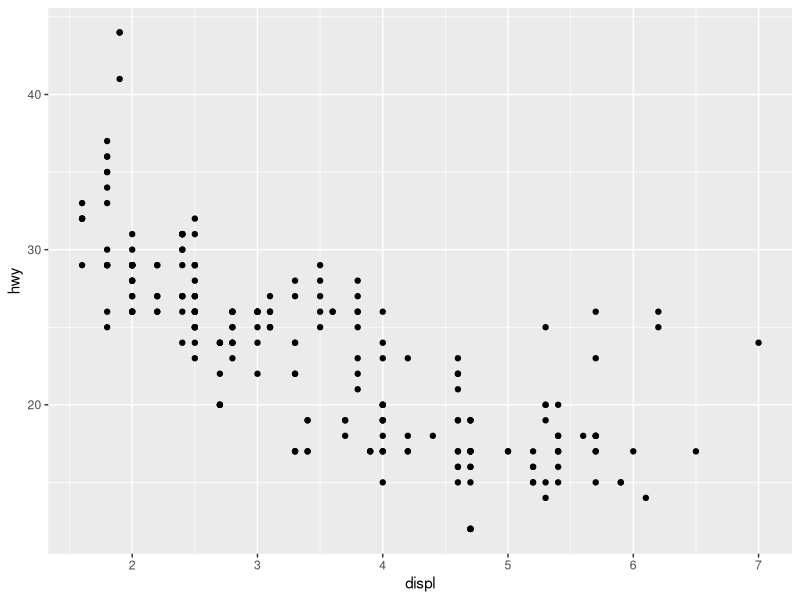
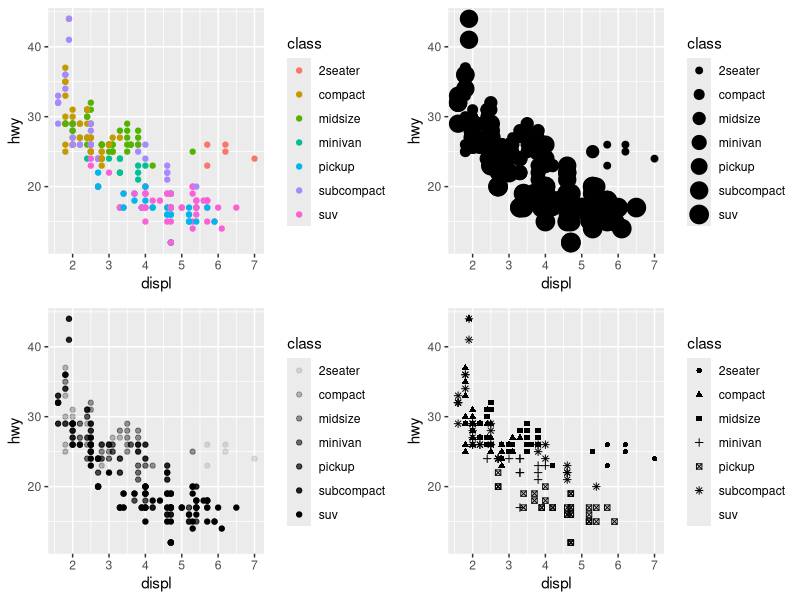
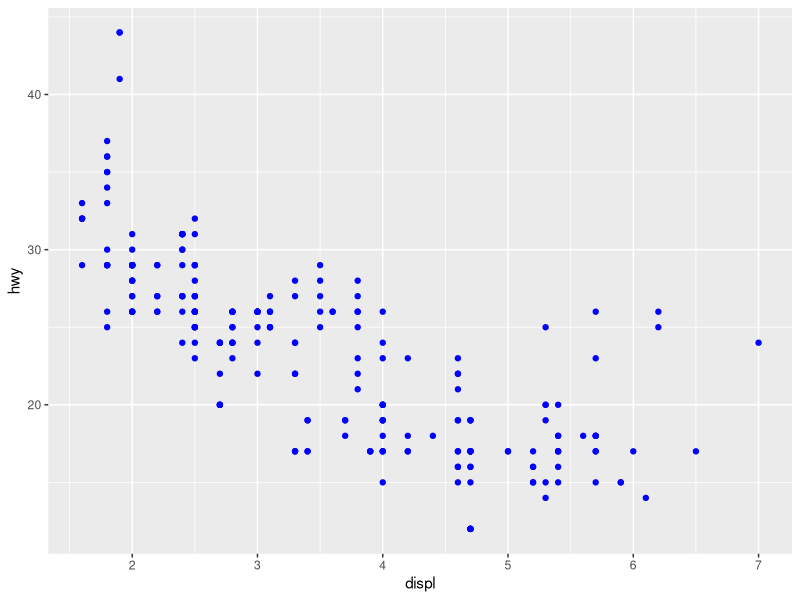
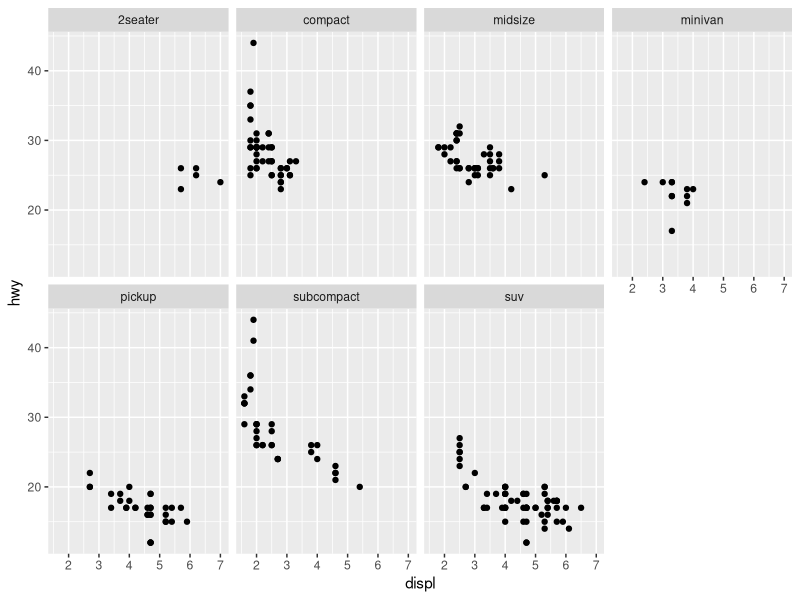
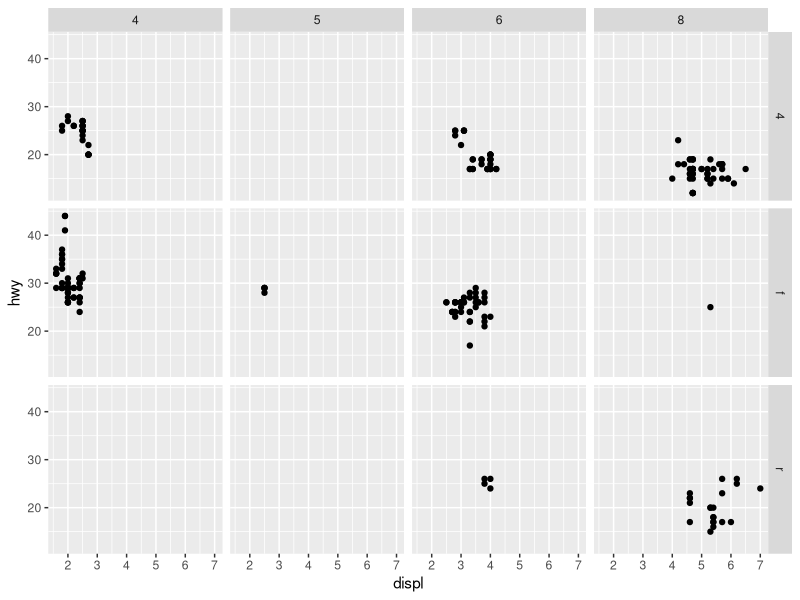
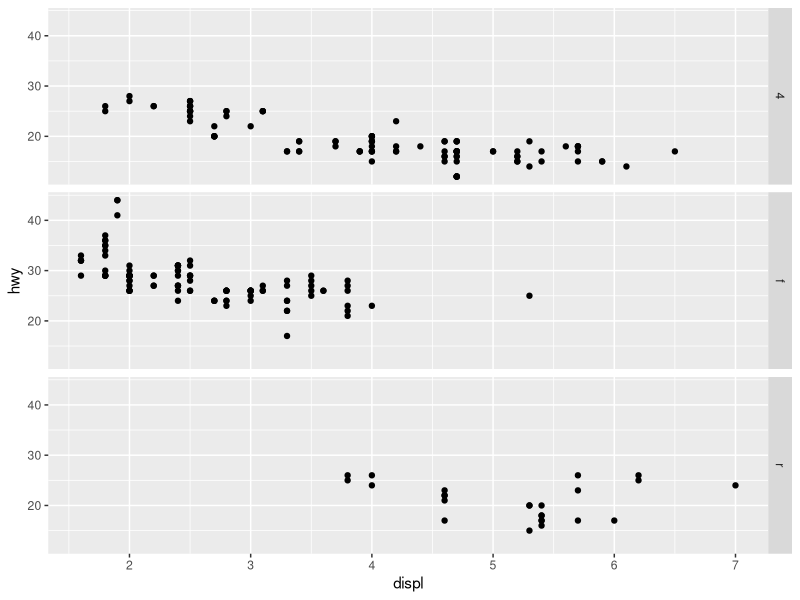
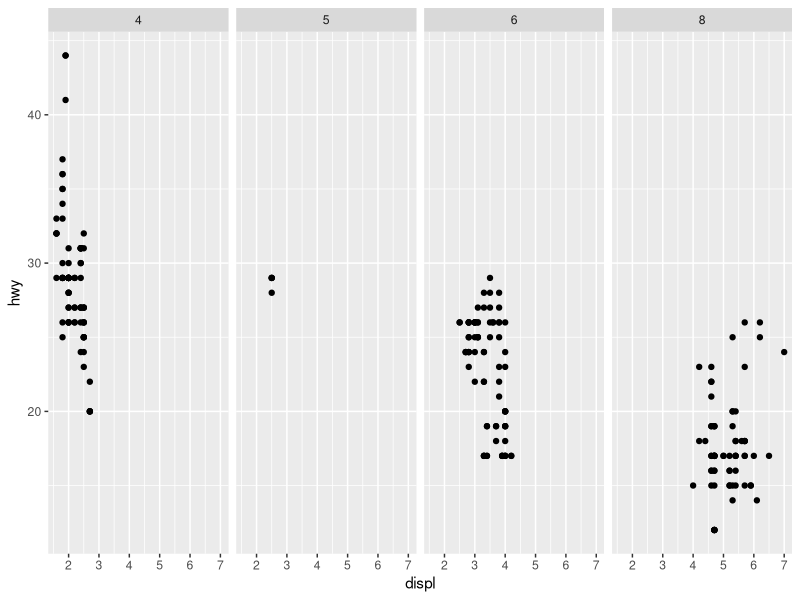
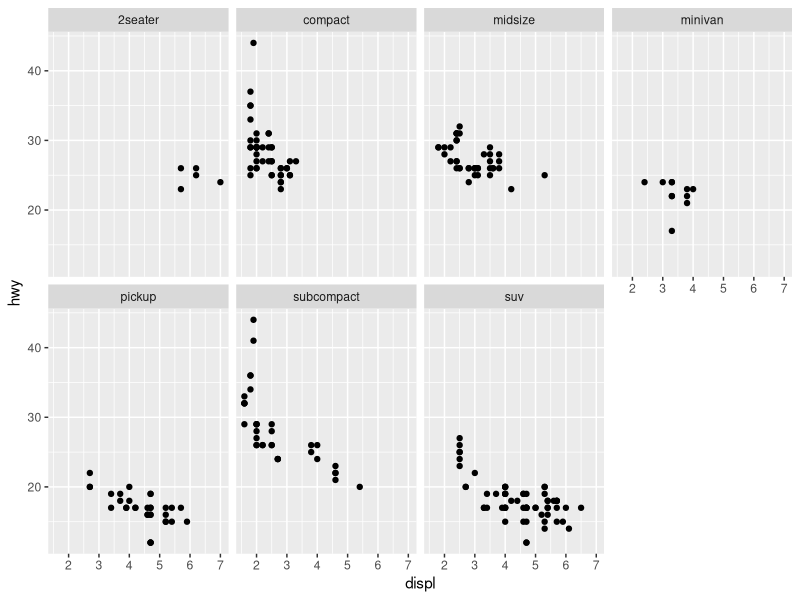

Generate these figures, in order, with R:
## ---- chunk 1
knitr::opts_chunk$set(echo = TRUE)
## ---- chunk 2
library(tidyverse)
library(ggplot2)
library(gridExtra)
library(grid)
## ---- chunk 3
ggplot(data = mpg) + geom_point(mapping = aes(x = displ, y = hwy))
## ---- chunk 4
p1 = ggplot(data = mpg) + geom_point(mapping = aes(x = hwy, y = cyl))
p2 = ggplot(data = mpg) + geom_point(mapping = aes(x = class, y = drv))
grid.arrange(p1, p2, ncol = 2)
## ---- chunk 5
p1 = ggplot(data = mpg) + 
  geom_point(mapping = aes(x = displ, y = hwy, color = class))

p2 = ggplot(data = mpg) + 
  geom_point(mapping = aes(x = displ, y = hwy, size = class))

p3 = ggplot(data = mpg) + 
  geom_point(mapping = aes(x = displ, y = hwy, alpha = class))

p4 = ggplot(data = mpg) + 
  geom_point(mapping = aes(x = displ, y = hwy, shape = class))

p5 = ggplot(data = mpg) + 
  geom_point(mapping = aes(x = displ, y = hwy), color = "blue")

pushViewport(viewport(layout = grid.layout(2, 2)))
print(p1, vp = viewport(layout.pos.row = 1, layout.pos.col = 1))
print(p2, vp = viewport(layout.pos.row = 1, layout.pos.col = 2))
print(p3, vp = viewport(layout.pos.row = 2, layout.pos.col = 1))
print(p4, vp = viewport(layout.pos.row = 2, layout.pos.col = 2))
show(p5)
## ---- chunk 6
ggplot(data = mpg) + 
  geom_point(mapping = aes(x = displ, y = hwy)) + 
  facet_wrap(~ class, nrow = 2)
## ---- chunk 7
ggplot(data = mpg) + 
  geom_point(mapping = aes(x = displ, y = hwy)) + 
  facet_grid(drv ~ cyl)
# facet_grid(. ~ cyl) if you prefer to not facet in the rows of columns direction
## ---- chunk 8
ggplot(data = mpg) + 
  geom_point(mapping = aes(x = displ, y = hwy)) + 
 facet_grid(drv ~ .)

ggplot(data = mpg) +
  geom_point(mapping = aes(x = displ, y = hwy)) +
  facet_grid(. ~ cyl)
## ---- chunk 9
ggplot(data = mpg) +
  geom_point(mapping = aes(x = displ, y = hwy)) +
  facet_wrap(~ class, nrow = 2)
